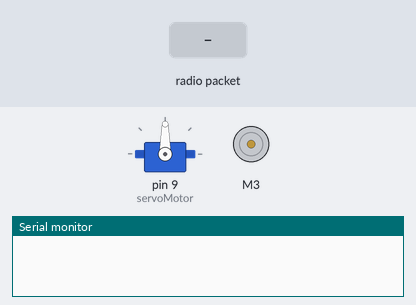
The sketch below on a simulated Arduino Uno, built with avr-gcc and run on an emulated ATmega328P. Parts: servo, DC motor (green arrow = forward, orange = backward, longer = faster), the last lines printed to the serial monitor. Inputs (shaded band) come from the test bench. No radio packets arrive unless stated.

Above: at 1.2 s.
1.3 s: radio packet "1" arrives
At 2.0 s:
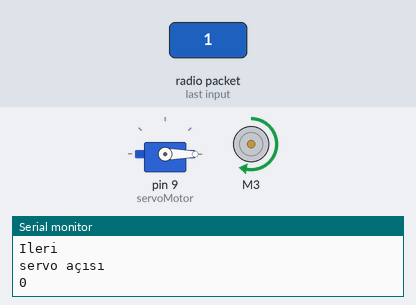
2.8 s: radio packet "0" arrives
At 3.1 s:
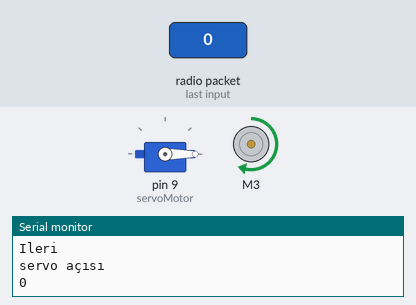
Timing chart, 0 to 5.8 s (numbered marks = the images above; inputs shaded):
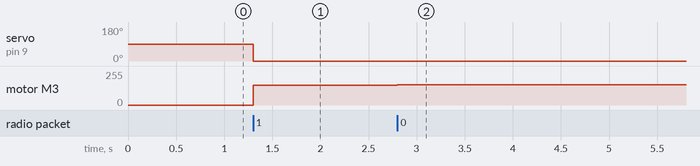

Measured:
- after the input at 1.3 s, servo on pin 9 (servoMotor): 90° → 0° at once; motor M3: stopped → forward 149/255 at once
- after the input at 2.8 s, motor M3: forward 149/255 → forward 151/255 at once

The sketch:

receiver.ino
```cpp
//alıcı


#include <Servo.h>
#include <AFMotor.h>
#include <RH_ASK.h>

RH_ASK driver;

Servo servoMotor;
AF_DCMotor motorY(3); // Motor Shield'daki Motor 2 (Y Ekseni)

const int tolerance = 10; // Tolerans değeri, joystick değerindeki küçük değişiklikleri yok saymak için kullanılır

void setup() {
  Serial.begin(9600);
  if (!driver.init()) {
    Serial.println("Alıcı başlatılamadı");
    while (1);
  }
  servoMotor.attach(9); // Servo motorun bağlı olduğu pin (örneğin, D9 pinine bağlıysa)
  motorY.setSpeed(255); // Motor hızını ayarlayın
  motorY.run(RELEASE);
}

void loop() {
  uint8_t buf[RH_ASK_MAX_MESSAGE_LEN];
  uint8_t buflen = sizeof(buf);

  if (driver.recv(buf, &buflen)) {
    int yValue = buf[0]; // RF modülünden gelen y ekseni değeri
    Serial.println(yValue);
    // Tolerans değeri içindeki değerleri yok sayarak motoru durdurun
    if (yValue > 127 - tolerance && yValue < 127 + tolerance) {
      motorY.run(RELEASE);
      Serial.println("DURDU");

    } else {
      // Y ekseni motorunun hızını ve yönünü ayarlayın
      if (yValue < 127) {
        motorY.setSpeed(map(yValue, 0, 127 - tolerance, 255, 0));
        motorY.run(FORWARD);
        Serial.println("Ileri");

      } else {
        motorY.setSpeed(map(yValue, 127 + tolerance, 255, 0, 255));
        motorY.run(BACKWARD);
        Serial.println("Geri");

      }
    }

    int xValue = buf[1]; // RF modülünden gelen x ekseni değeri
    int servoAngle = map(xValue, 0, 255, 0, 180); // Servo açısını x ekseni değerine göre ayarlayın
    Serial.println("servo açısı");
    Serial.println(servoAngle);
    servoMotor.write(servoAngle); // Servo motor açısını ayarlayın
  }
}
```
